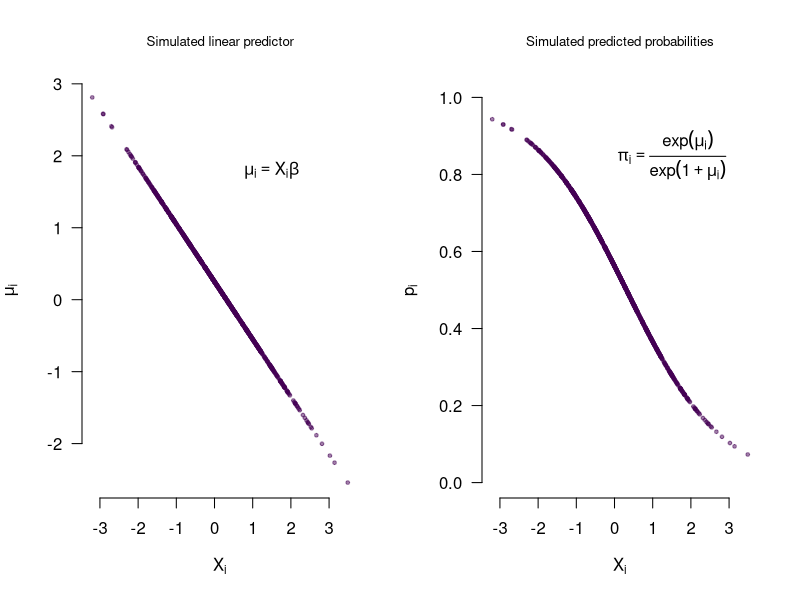
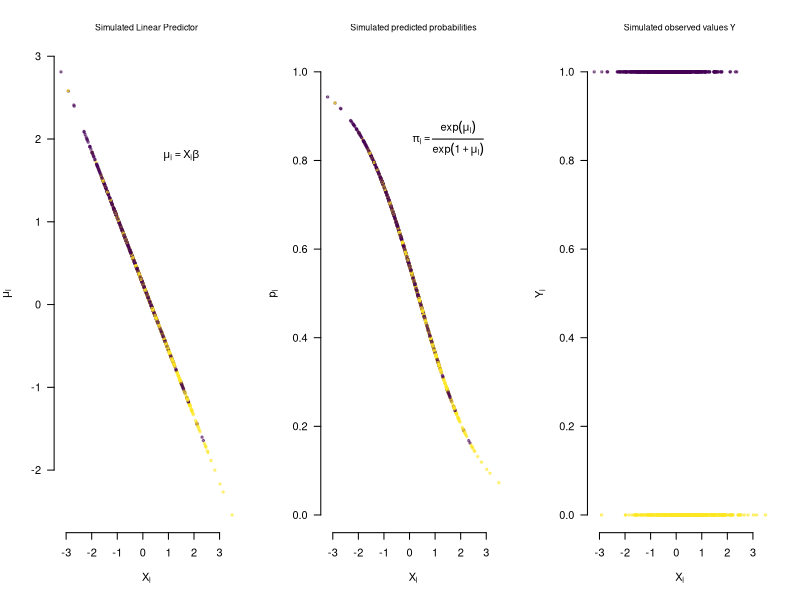
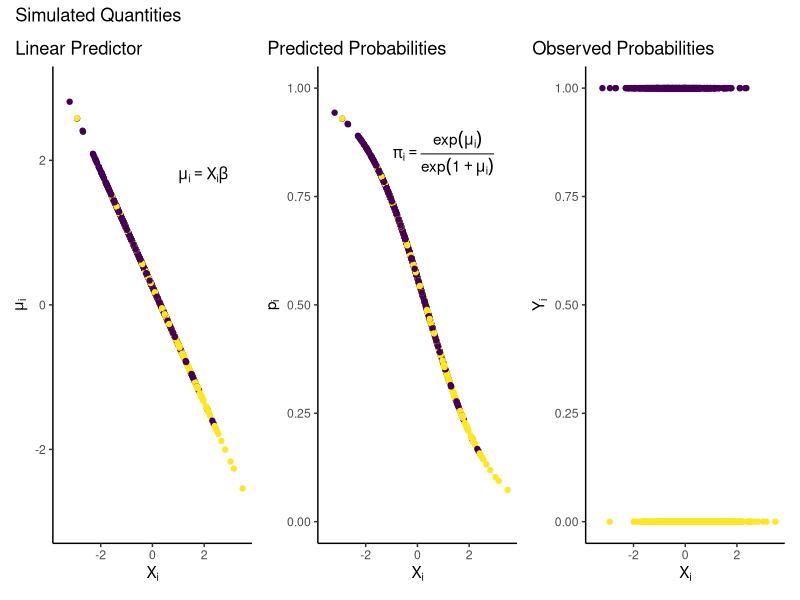

The R script that drew these images, in order: (Note: this script raises an error after producing the figures.)
## ---- chunk 1
# The first line sets an option for the final document that can be produced from
# the .Rmd file. Don't worry about it.
knitr::opts_chunk$set(echo = TRUE,
                      collapse = TRUE,
                      out.width="\\textwidth", # for larger figures 
                      attr.output = 'style="max-height: 200px"',
                      tidy = 'styler' # styles the code in the output 
                      )

# The next bit is quite powerful and useful. 
# First you define which packages you need for your analysis and assign it to 
# the p_needed object. 
p_needed <-
  c("ggplot2", "viridis", "MASS", "optimx", "scales", "foreign", 
    "separationplot", "patchwork", "stargazer", "ggplotify")

# Now you check which packages are already installed on your computer.
# The function installed.packages() returns a vector with all the installed 
# packages.
packages <- rownames(installed.packages())
# Then you check which of the packages you need are not installed on your 
# computer yet. Essentially you compare the vector p_needed with the vector
# packages. The result of this comparison is assigned to p_to_install.
p_to_install <- p_needed[!(p_needed %in% packages)]
# If at least one element is in p_to_install you then install those missing
# packages.
if (length(p_to_install) > 0) {
  install.packages(p_to_install)
}
# Now that all packages are installed on the computer, you can load them for
# this project. Additionally the expression returns whether the packages were
# successfully loaded.
sapply(p_needed, require, character.only = TRUE)

# This is an option for stargazer tables
# It automatically adapts the output to html or latex,
# depending on whether we want a html or pdf file
stargazer_opt <- ifelse(knitr::is_latex_output(), "latex", "html")


# only relevant for ggplot2 plotting
# setting a global ggplot theme for the entire document to avoid 
# setting this individually for each plot 
theme_set(theme_classic() + # start with classic theme 
  theme(
    plot.background = element_blank(),# remove all background 
    plot.title.position = "plot", # move the plot title start slightly 
    legend.position = "bottom" # by default, put legend on the bottom
  ))

## ---- chunk 2
# N of Population 
n <- 1000

# Set our true Parameters
beta0 <- 0.25
beta1 <- -0.8

# Randomly draw an Independent Variable
set.seed(2021)
X <- rnorm(n, 0, 1)
## ---- chunk 3
mu <- beta0 + beta1 * X 

p <- exp(mu) / (1 + exp(mu))

# we achieve the same with the following code:
p <- plogis(mu)
## ---- chunk 4
par(mfrow = c(1, 2))

# Systematic component: linear predictor
plot(x = X,
     y = mu,
     pch = 19,
     cex = 0.5,
     col = viridis(1, 0.5),
     main = "Simulated linear predictor",
     font.main = 1,
     cex.main = 0.8,
     ylab = expression(mu[i]),
     xlab = expression(X[i]),
     las  = 1, 
     bty = "n")
text(x = 1.5,
     y = 1.8,
     labels = expression(mu[i] == X[i] * beta))

# Systematic component: predicted probabilities
plot(x = X,
     y = p,
     pch = 19,
     cex = 0.5,
     col = viridis(1, 0.5),
     ylim = c(0,1),
     main = "Simulated predicted probabilities",
     font.main = 1,
     cex.main = 0.8,
     ylab = expression(p[i]),
     xlab = expression(X[i]),
     las = 1, 
     bty = "n")
text(x = 1.5,
     y = 0.85,
     labels = expression(pi[i] == frac(exp(mu[i]), exp(1 + mu[i]))))
## ---- chunk 5
Y <- rbinom(n, 1, p)
## ---- chunk 6
par(mfrow = c(1, 3))

# Systematic component: LP (unobserved in reality)
plot(x = X,
     y = mu,
     pch = 19,
     cex = 0.5,
     col = ifelse(Y == 1, viridis(2, 0.5)[1],  viridis(2, 0.5)[2]),
     main = "Simulated Linear Predictor",
     font.main = 1,
     cex.main = 0.8,
     ylab = expression(mu[i]),
     xlab = expression(X[i]),
     las = 1,
     bty = "n")
text(x = 1.5,
     y = 1.8,
     labels = expression(mu[i] == X[i] * beta))

# Systematic component: predicted probabilities (unobserved in reality)
plot(x = X,
     y = p,
     pch = 19,
     cex = 0.5,
     ylim = c(0,1),
     col = ifelse(Y == 1, viridis(2, 0.5)[1],  viridis(2, 0.5)[2]),
     main = "Simulated predicted probabilities",
     font.main = 1,
     cex.main = 0.8,
     ylab = expression(p[i]),
     xlab = expression(X[i]),
     las = 1,
     bty = "n")
text(x = 1.5,
     y = 0.85,
     labels = expression(pi[i] == frac(exp(mu[i]), exp(1 + mu[i]))))

# observed values
plot(x = X,
     y = Y,
     pch = 19,
     cex = 0.5,
     col = ifelse(Y == 1, viridis(2, 0.5)[1],  viridis(2, 0.5)[2]),
     main = "Simulated observed values Y",
     font.main = 1,
     cex.main = 0.8,
     ylab = expression(Y[i]),
     xlab = expression(X[i]), 
     las = 1, 
     bty = "n")
## ---- chunk 7
# Systematic component: LP
syst <- ggplot() +
  scale_y_continuous(limits = c(-3, 3)) +
  scale_x_continuous(limits = c(-3.5, 3.5)) +
  geom_point(aes(x = X, y = mu,
                 color = Y)) +
  labs(x = expression(X[i]),
       y = expression(mu[i]),
       title = "Linear Predictor") +
  annotate("text",
           label = expression(mu[i] == X[i] * beta),
           x = 1, y = 1.8,
           hjust = 0) 

# Systematic component: predicted probabilities
pps <- ggplot() +
  scale_y_continuous(limits = c(0, 1)) +
  scale_x_continuous(limits = c(-3.5, 3.5)) +
  geom_point(aes(x = X, y = p,
                 color = Y)) +
  labs(x = expression(X[i]),
       y = expression(p[i]),
       title = "Predicted Probabilities") +
  annotate("text",
           label = expression(pi[i] == frac(exp(mu[i]), exp(1 + mu[i]))),
           x = 1, y = 0.85)

# observed values
yhat <- ggplot() +
  scale_y_continuous(limits = c(0, 1)) +
  scale_x_continuous(limits = c(-3.5, 3.5)) +
  geom_point(aes(x = X, y = Y,
                 color = Y)) +
  labs(x = expression(X[i]),
       y = expression(Y[i]),
       title = "Observed Probabilities") 

syst + pps + yhat  + 
  plot_annotation(title = "Simulated Quantities") &
  scale_color_viridis(direction = -1) & theme(legend.position = "none")

## ---- chunk 8
l_response <- function(x){
  exp(x) / (1 + exp(x))
}
## ---- chunk 9
logit_ll <- function(X, Y, theta){
  
  beta0 <- theta[1]
  beta1 <- theta[2]
  
  mu <- theta[1] + theta[2] * X
  
  logl <- sum(Y*log(l_response(mu)) + (1 - Y)*log(1 - l_response(mu)))
  
  return(logl)
}
## ---- chunk 10
# Set Starting Values
stval <- c(0, 0) # 2 values of theta -> 2 starting values 

# Optimize
res <- optimx(par = stval,    # start values
              fn = logit_ll,  # log-likelihood function
              Y = Y,
              X = X, 
              control = list(maximize = T))
res
## ---- chunk 11
m0 <- glm(Y ~ X, 
          family = binomial(link = logit))

summary(m0)
## ---- chunk 12
m0_probit <- glm(Y ~ X, 
                 family = binomial(link = probit))

m0_probit$coefficients
## ---- chunk 13
head(l_response(coef(m0)[1] + coef(m0)[2] * X))
## ---- chunk 14
head(1 - l_response(coef(m0)[1] + coef(m0)[2] * X))
## ---- chunk 15
head(l_response(coef(m0)[1] + coef(m0)[2] * X) + (1 - l_response(coef(m0)[1] + coef(m0)[2] * X)))
## ---- chunk 16
head(pnorm(coef(m0_probit)[1] + coef(m0_probit)[2] * X))
## ---- chunk 17
head(1 - pnorm(coef(m0_probit)[1] + coef(m0_probit)[2] * X))
## ---- chunk 18
head(pnorm(coef(m0_probit)[1] + coef(m0_probit)[2] * X) + (1 - pnorm(coef(m0_probit)[1] + coef(m0_probit)[2] * X)))
## ---- chunk 19
# 1. get the coefficients
beta_hat <- coef(m0)

# 2. Get the variance-covariance matrix
V_hat <- vcov(m0)

# 3. Set up a multivariate normal distribution N(beta_hat, V_hat)
# 4. Draw from the distribution nsim times
nsim <- 10000
S <- mvrnorm(n = nsim, 
             mu = beta_hat, 
             Sigma = V_hat)
## ---- chunk 20
# we simulate over a sequence of x-values
seq_X <- seq(min(X), max(X), length.out = 100)
scenario <- cbind(1, seq_X)

# linear predictor 
Xbeta <- S %*% t(scenario)

dim(Xbeta)
## ---- chunk 21
p_sim <- (exp(Xbeta))/ (1 + exp(Xbeta))

# we can also use our own function:
p_sim <- l_response(Xbeta)

# or the build-in R-function for logistic distribution function (CDF):
p_sim <- plogis(Xbeta) # aka inverse logit 

dim(p_sim)
## ---- chunk 22
p_mean <- apply(p_sim, 2, mean)
p_qu <- t(apply(p_sim, 2, quantile, prob = c(0.025, 0.975)))
## ---- chunk 23
plot(x = seq_X, 
     y = p_mean, 
     ylim = c(0,1),
     xlim = range(pretty(seq_X)),
     type="n",
     main = "Predicted Probabilies of Y",
     ylab = "Probability of Y",
     xlab = "X",
     bty = "n",
     las = 1)

# plot uncertainty with a polygon
polygon(x = c(rev(seq_X), seq_X), 
        y = c(rev(p_qu[,2]), p_qu[,1]),
        col = viridis(1, 0.4),
        border = NA)

# and a line
lines(x = seq_X, 
      y = p_mean,
      lwd = 2)
## ---- chunk 24
plot(x = seq_X, 
     y = p_mean, 
     ylim = c(0,1),
     xlim = range(pretty(seq_X)),
     type="n",
     main = "Predicted Probabilies of Y",
     ylab = "Probability of Y",
     xlab = "X",
     bty = "n",
     las = 1)

# plot uncertainty with a polygon
polygon(x = c(rev(seq_X), seq_X), 
        y = c(rev(p_qu[,2]), p_qu[,1]),
        col = viridis(2, 0.4)[1],
        border = NA)

# and a line
lines(x = seq_X, 
      y = p_mean,
      lwd = 2)

# we add the "true" probabilities
# note that these are unobserved in the real world
points(x = X,
       y = p,
       pch = 1,
       cex = 0.5,
       ylim = c(0,1),
       col = viridis(2, 0.4)[2])
## ---- chunk 25
# data frame for predicted probabilities and CI
plot_df <- data.frame("p_mean" = p_mean,
                      "ci_lo" = p_qu[,1],
                      "ci_hi" = p_qu[,2])
plot_df$seq_X <- seq_X

# plot
pp <- ggplot(data = plot_df, aes(x = seq_X, y = p_mean)) +
  geom_line() +
  geom_ribbon(
    aes(ymin = ci_lo, ymax = ci_hi),
    fill = viridis(1, 0.5), # add color for filling 
    color = viridis(1), # add color for lines
    linetype = "dashed" # make lines dashed
  ) +
  labs(
    x = "X",
    y = "Probability of Y",
    title = "Predicted Probabilities of Y"
  )
pp
## ---- chunk 26
fake_data <- data.frame(X, p)
pp + geom_point(
  data = fake_data,
  aes(x = X, y = p),
  shape = 1,
  color = viridis(2, 0.4)[2]
)
## ---- chunk 27
table(observed = Y, 
      predicted = (m0$fitted.values > 0.5)*1) # or simply round(m0$fitted.values)
## ---- chunk 28
class_table <- table(observed = Y, predicted = (m0$fitted.values > 0.5)*1)
class_table

pcp <- sum(diag(class_table)) / sum(class_table)
pcp
## ---- chunk 29
separationplot(pred = m0$fitted, 
               actual = Y,
               line = TRUE,
               heading = "Separation Plot for Model 0", 
               show.expected = T,
               col0 = viridis(2, alpha = 0.5)[2],
               col1 = viridis(2, alpha = 0.5)[1],
               lwd2 = 2,
               height = 2,
               newplot = F)
## ---- chunk 30
as.ggplot(~separationplot(pred = m0$fitted, 
                         actual = Y,
                         line = TRUE,
                         show.expected = T,
                         col0 = viridis(2)[2],
                         col1 = viridis(2)[1],
                         lwd2 = 2,
                         newplot = F)) +
  labs(title = "Separation Plot for Model 0")
## ---- chunk 31
df <- read.dta("raw-data/fearon.dta")
stargazer(df, type = stargazer_opt)
## ---- chunk 32
res2 <- optimx(stval, 
               logit_ll, 
               Y = df$civilwar, 
               X = df$log_mountain, 
               control = list(maximize=T))

res2
## ---- chunk 33
m1 <- glm(civilwar ~ log_mountain, 
          data = df, 
          family = binomial(link = logit))
## ---- chunk 34
m1$coefficients

res2[1:2, 1:2]
## ---- chunk 35
df <- read.dta("raw-data/fearon_rep.dta")
summary(df)

df2 <- na.omit(df)
summary(df2)
## ---- chunk 36
m_fearon1 <- glm(
  civilwar ~
    priorwar +
    gdp_lagged +
    log_population +
    log_mountain +
    noncontiguous +
    oil +
    newstate +
    instability +
    democracy1 +
    ethnicfrac +
    relifrac,
  data = df,
  family = binomial(link = logit)
)

## ---- chunk 37
log_mountain_range <- 
  seq(min(df$log_mountain, na.rm = T), 
      max(df$log_mountain, na.rm = T), 
      length.out = 100)

scenario <- 
  cbind(1,                                    # The Intercept
        median(df$priorwar, na.rm = T),       # The median of priorwar
        mean(df$gdp_lagged, na.rm = T),       # The mean of gdp_lagged
        mean(df$log_population, na.rm = T),   # The mean of log_population
        log_mountain_range,                   # Our sequence for log_mountain
        median(df$noncontiguous, na.rm = T),  # The median of noncontiguous
        median(df$oil, na.rm = T),            # The median of oil
        median(df$newstate, na.rm = T),       # The median of newstate
        median(df$instability, na.rm = T),    # The median of instability
        mean(df$democracy1, na.rm = T),       # The mean of democracy1
        mean(df$ethnicfrac, na.rm = T),       # The mean of ethnicfrac
        mean(df$relifrac, na.rm = T)          # The mean of relifrac
        )

# Have a look at the scenario
head(scenario)

# Is everything in the correct order?
coef(m_fearon1)
## ---- chunk 38
beta_hat <- coef(m_fearon1)
V_hat <- vcov(m_fearon1)

library(MASS)
S <- mvrnorm(nsim, beta_hat, V_hat)
## ---- chunk 39
Xbeta <- S %*% t(scenario)

## ---- chunk 40
p_sim <- l_response(Xbeta)
## ---- chunk 41
p_mean <- apply(p_sim, 2, mean)
p_qu <- t(apply(p_sim, 2, quantile, prob = c(0.025, 0.975)))
## ---- chunk 42
# start with an empty plot
plot(x = log_mountain_range, 
     y = p_mean, 
     type = "n",
     ylim = c(0, 0.045),
     ylab = "Probability of Civil War onset",
     xlab = "Log of Mountainous Terrain in %",
     bty = "n",
     las = 1)

# draw polygon
polygon(x = c(rev(log_mountain_range), log_mountain_range), 
        y = c(rev(p_qu[,2]), p_qu[,1]),
        col = viridis(1, 0.4),
        border = NA)

# add lines
lines(x = log_mountain_range, 
      y = p_mean, lwd = 2)
lines(x = log_mountain_range, 
      y = p_qu[, 1], 
      lty = "dashed", 
      col = viridis(1))
lines(x = log_mountain_range, 
      y = p_qu[, 2], 
      lty = "dashed", 
      col = viridis(1))

# Adding ticks of actual x-values.
axis(1, 
     at = df$log_mountain,
     col.ticks = viridis(1),
     labels = FALSE, 
     tck = 0.02) 
## ---- chunk 43
# start with an empty plot
plot(x = exp(log_mountain_range), 
     y = p_mean, 
     type = "n",
     ylim = c(0, 0.045),
     ylab = "Probability of Civil War onset",
     xlab = "Mountainous Terrain in %",
     bty = "n",
     las = 1)

# draw polygon
polygon(x = c(rev(exp(log_mountain_range)), exp(log_mountain_range)), 
        y = c(rev(p_qu[,2]), p_qu[,1]),
        col = viridis(1, 0.4),
        border = NA)

# add lines
lines(x = exp(log_mountain_range), 
      y = p_mean, lwd = 2)
lines(x = exp(log_mountain_range), 
      y = p_qu[, 1], 
      lty = "dashed", 
      col = viridis(1))
lines(x = exp(log_mountain_range), 
      y = p_qu[, 2], 
      lty = "dashed", 
      col = viridis(1))

# Adding ticks of actual x-values.
axis(1, 
     at = exp(df$log_mountain),
     col.ticks = viridis(1),
     labels = FALSE, 
     tck = 0.02) 
## ---- chunk 44
# Expected Values (no fundamental uncertainty)
table(
  observed = factor(m_fearon1$model$civilwar, levels = 0:1),
  predicted = factor((m_fearon1$fitted.values > 0.5) * 1, levels = 0:1)
)

# Predicted Values (including fundamental uncertainty)
table(
  observed = factor(m_fearon1$model$civilwar, levels = 0:1),
  predicted = factor(rbinom(
    n = length(m1$fitted.values),
    size = 1,
    p = m1$fitted.values
  ),
  levels = 0:1)
)
## ---- chunk 45
separationplot(m_fearon1$fitted, m_fearon1$model$civilwar,
               line = TRUE,
               heading = "Fearon/Laitin: Model 1", 
               show.expected = T,
               height = 2,
               col0 = viridis(2)[2],
               col1 = viridis(2)[1],
               lwd2 = 2,
               newplot = F)
## ---- chunk 46
class_table1 <- 
  table(observed = factor(m_fearon1$model$civilwar, levels = 0:1), 
        predicted = factor((m_fearon1$fitted.values > 0.5)*1, levels = 0:1))

pcp_1 <- sum(diag(class_table1)) / sum(class_table1)

pcp_1
## ---- chunk 47
table(m_fearon1$model$civilwar)
max(table(m_fearon1$model$civilwar)) / sum(table(m_fearon1$model$civilwar))
## ---- chunk 48
# m_fearon1$model contains the data used to estimate the model 
# there are no missing data there, and the variables are in the same order as
# the main terms in the regression equation (but this is not as straightforward
# with models with interactions or cases where we pass character or factor vars 
# into the model)
# the first column is the dependent variable
head(m_fearon1$model)

average_case <- function(x, rep = 1) {
  # if there only two unique values in x and  difference between them is 1 
  # (i.e. it is a dummy variable 0/1, 1/2 or similar)
  if (!is.numeric(x)) return(paste0("Transform variable to numeric"))
  if (length(unique(x)) == 2 & diff(range(x)) == 1) {
    # we take a median
    rep(median(x, na.rm = T), rep)
  }else{
    # otherwise, we take a mean
    rep(mean(x, na.rm = T), rep)
  }
  
}
# calculate the average for all independent variables 
scenario <- cbind(1, apply(m_fearon1$model[,-1], 2, average_case, rep = 100))
# substitute the values in one variable with a sequence
scenario[, which(colnames(scenario) == "log_mountain")] <-
  seq(min(df$log_mountain, na.rm = T), 
      max(df$log_mountain, na.rm = T), 
      length.out = 100)
